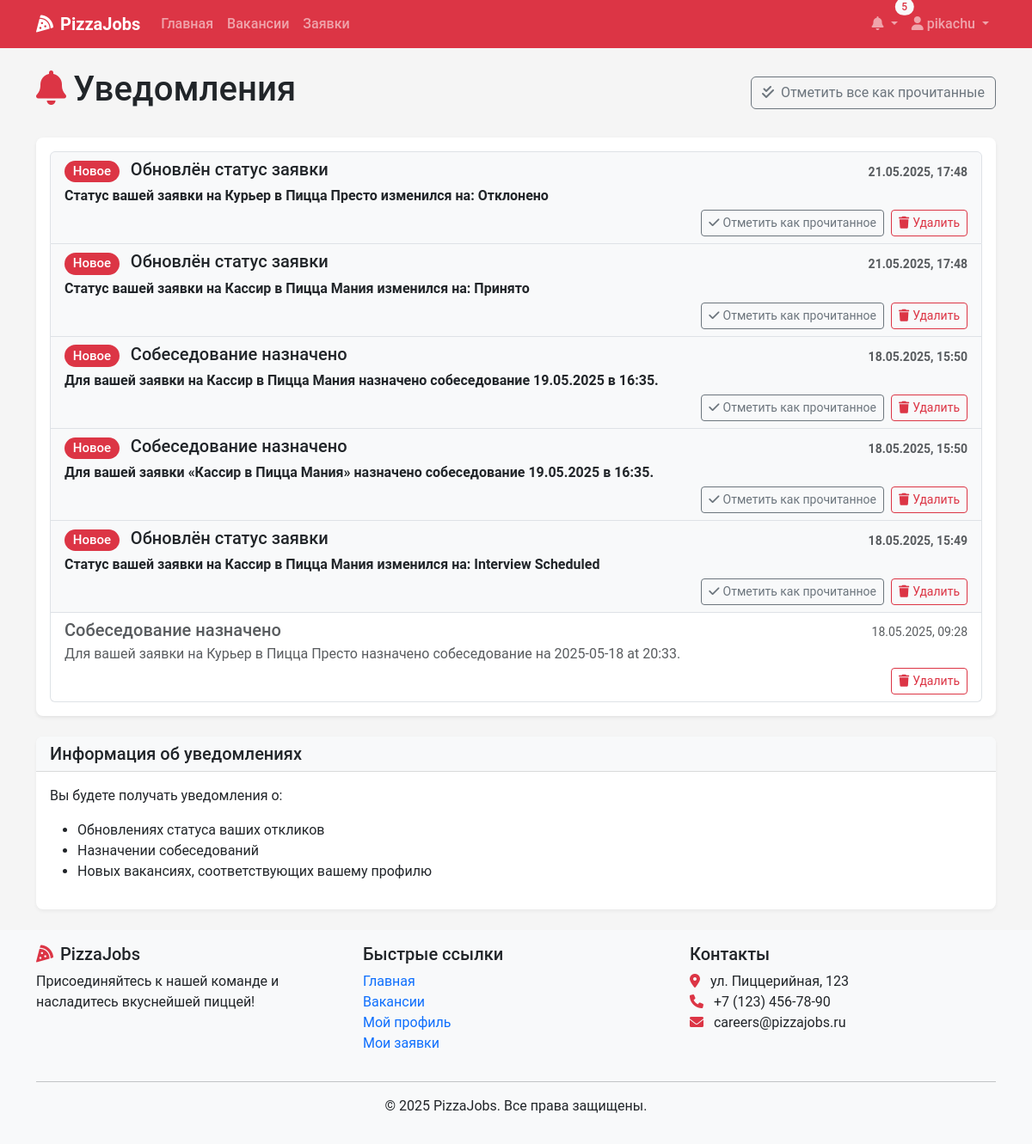
The app's page /notifications/ (signed in), older data.
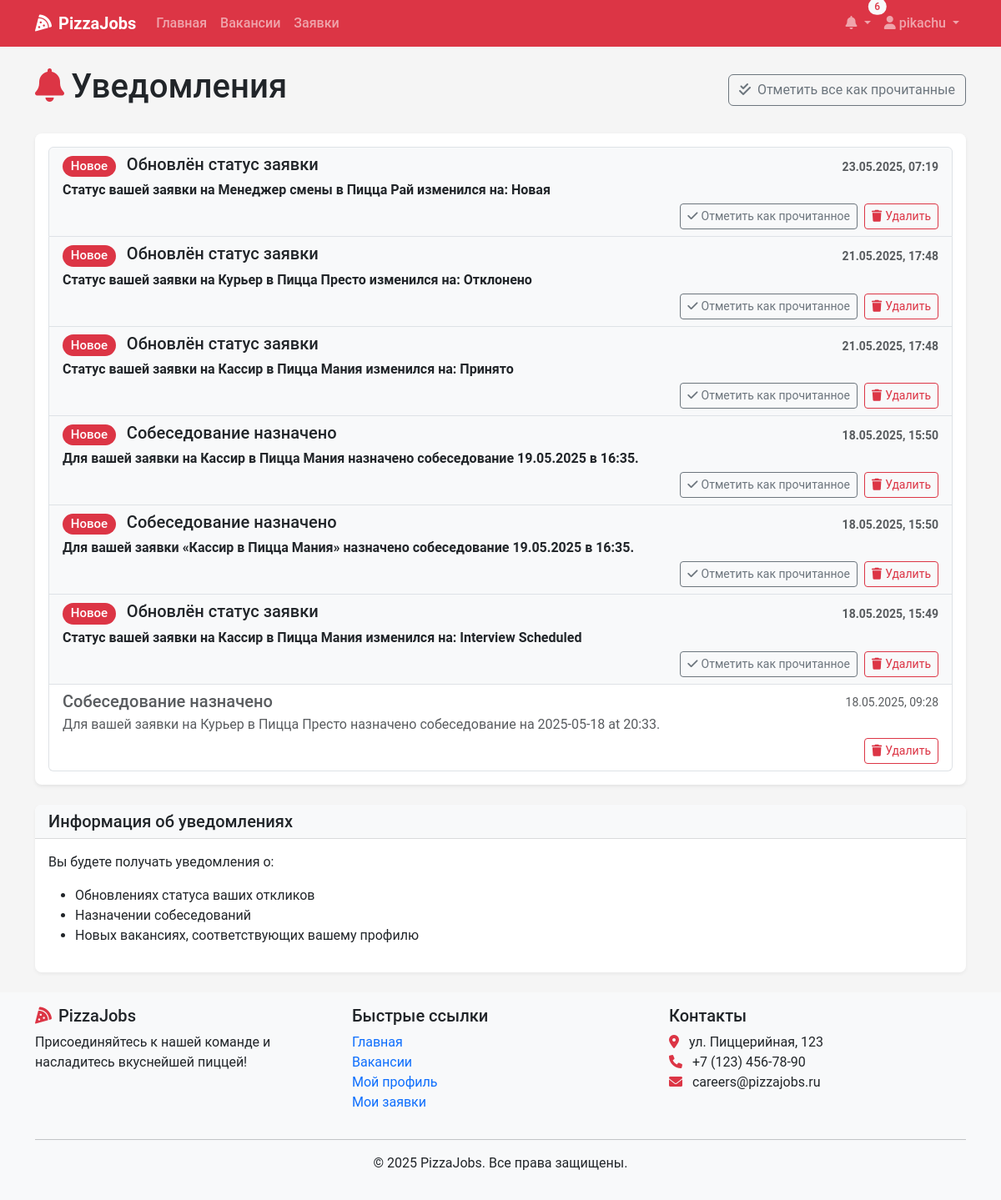
The same page, newer data.
### recruitment/models.py (models this page shows, shortened)
class Notification(models.Model):
    user = models.ForeignKey(User, on_delete=models.CASCADE, related_name='notifications')
    title = models.CharField(max_length=100)
    message = models.TextField()
    read = models.BooleanField(default=False)
    created_at = models.DateTimeField(auto_now_add=True)

### recruitment/views.py (the view, shortened to what this page needs)
# urls.py: path('notifications/', views.notifications, name='notifications'),
@login_required
def notifications(request):
    qs = Notification.objects.filter(user=request.user).order_by('-created_at')
    paginator = Paginator(qs, 20)
    page_obj = paginator.get_page(request.GET.get('page'))
    context = {
        'page_obj': page_obj,
        'unread_count': qs.filter(read=False).count(),
    }
    return render(request, 'notifications/list.html', context)

### recruitment/context_processors.py (called while the page is built)
def notifications_processor(request):
    if request.user.is_authenticated:
        unread_count = Notification.objects.filter(user=request.user, read=False).count()
        latest_notifs = Notification.objects.filter(user=request.user).order_by('-created_at')[:5]
    else:
        unread_count = 0
        latest_notifs = []
    return {
        'unread_count': unread_count,
        'latest_notifications': latest_notifs,
    }

### templates/notifications/list.html (shortened to what this page needs)
{% extends 'base.html' %}
{% block content %}
<div class="container">
    <div class="d-flex justify-content-between align-items-center mb-4">
        <h1><i class="fas fa-bell me-2 text-danger"></i>Уведомления</h1>
        {% if unread_count > 0 %}
        <form method="post" action="{% url 'notifications' %}">
            <button type="submit" name="mark_all_read" value="1" class="btn btn-outline-secondary">
                <i class="fas fa-check-double me-2"></i>Отметить все как прочитанные
            </button>
        </form>
        {% endif %}
    </div>
    <div class="card shadow">
        <div class="card-body">
            {% if page_obj %}
                <div class="list-group">
                    {% for notification in page_obj %}
                        <div class="list-group-item list-group-item-action
                                    {% if not notification.read %}fw-bold bg-light{% else %}bg-white text-muted{% endif %}">
                            <div class="d-flex w-100 justify-content-between align-items-center">
                                <h5 class="mb-1">
                                    {% if not notification.read %}
                                        <span class="badge rounded-pill bg-danger me-2">Новое</span>
                                    {% endif %}
                                    {{ notification.title }}
                                </h5>
                                <small class="text-muted">
                                    {{ notification.created_at|date:"d.m.Y, H:i" }}
                                </small>
                            </div>
                            <p class="mb-1">{{ notification.message }}</p>
                            <div class="d-flex justify-content-end gap-2">
                                {% if not notification.read %}
                                    <form method="post" action="{% url 'notifications' %}" class="d-inline">
                                        <button type="submit" name="mark_read" value="{{ notification.id }}"
                                                class="btn btn-sm btn-outline-secondary">
                                            <i class="fas fa-check me-1"></i>Отметить как прочитанное
                                        </button>
                                    </form>
                                {% endif %}
                                <form method="post" action="{% url 'notifications' %}" class="d-inline">
                                    <button type="submit" name="delete" value="{{ notification.id }}"
                                            class="btn btn-sm btn-outline-danger">
                                        <i class="fas fa-trash me-1"></i>Удалить
                                    </button>
                                </form>
                            </div>
                        </div>
                    {% endfor %}
                </div>
            {% else %}
                <div class="alert alert-info">
                    <i class="fas fa-info-circle me-2"></i>У вас пока нет уведомлений.
                </div>
            {% endif %}
        </div>
    </div>
    <div class="card shadow-sm mt-4">
        <div class="card-header bg-light">
            <h5 class="mb-0">Информация об уведомлениях</h5>
        </div>
        <div class="card-body">
            <p>Вы будете получать уведомления о:</p>
            <ul>
                {% if user.profile.role == 'CANDIDATE' %}
                    <li>Обновлениях статуса ваших откликов</li>
                    <li>Назначении собеседований</li>
                    <li>Новых вакансиях, соответствующих вашему профилю</li>
                {% elif user.profile.role == 'HR_MANAGER' %}
                    <li>Новых откликах на открытые вакансии</li>
                    <li>Подтверждениях собеседований</li>
                    <li>Изменениях статуса откликов со стороны менеджеров ресторанов</li>
                {% elif user.profile.role == 'RESTAURANT_MANAGER' %}
                    <li>Новых откликах на вакансии вашего ресторана</li>
                    <li>Назначениях собеседований</li>
                    <li>Изменениях статуса откликов со стороны HR</li>
                {% endif %}
            </ul>
        </div>
    </div>
</div>
{% endblock %}

### templates/base.html (shortened to what this page needs)
<!DOCTYPE html>
<html lang="ru">
<head>
    <link href="https://cdn.jsdelivr.net/npm/bootstrap@5.3.0-alpha1/dist/css/bootstrap.min.css" rel="stylesheet">
    <link rel="stylesheet" href="https://cdnjs.cloudflare.com/ajax/libs/font-awesome/6.0.0/css/all.min.css">
    <link rel="stylesheet" href="/static/css/main.css">
</head>
<body>
    <nav class="navbar navbar-expand-lg navbar-dark bg-danger sticky-top">
        <div class="container">
            <a class="navbar-brand" href="{% url 'home' %}">
                <i class="fas fa-pizza-slice me-2"></i>PizzaJobs
            </a>
            <div class="collapse navbar-collapse" id="navbarNav">
                <ul class="navbar-nav me-auto">
                    <li class="nav-item">
                        <a class="nav-link" href="{% url 'home' %}">Главная</a>
                    </li>
                    <li class="nav-item">
                        <a class="nav-link" href="{% url 'vacancy_list' %}">Вакансии</a>
                    </li>
                    {% if user.is_authenticated %}
                        <li class="nav-item">
                            <a class="nav-link" href="{% url 'application_list' %}">Заявки</a>
                        </li>
                    {% endif %}
                </ul>
                <ul class="navbar-nav">
                    {% if user.is_authenticated %}
                        <li class="nav-item dropdown">
                            <a class="nav-link dropdown-toggle position-relative" href="#" id="notificationDropdown" role="button" data-bs-toggle="dropdown">
                                <i class="fas fa-bell"></i>
                                {% if unread_count %}
                                    <span class="badge rounded-pill bg-light text-danger position-absolute top-0 start-100 translate-middle">
                                        {{ unread_count }}
                                    </span>
                                {% endif %}
                            </a>
                        </li>
                        <li class="nav-item dropdown">
                            <a class="nav-link dropdown-toggle" href="#" id="userDropdown" role="button" data-bs-toggle="dropdown">
                                <i class="fas fa-user"></i> {{ user.username }}
                            </a>
                        </li>
                    {% endif %}
                </ul>
            </div>
        </div>
    </nav>
    <main class="py-4">
        {% block content %}{% endblock %}
    </main>
    <footer class="footer mt-auto py-3 bg-light">
        <div class="container">
            <div class="row">
                <div class="col-md-4">
                    <h5><i class="fas fa-pizza-slice text-danger me-2"></i>PizzaJobs</h5>
                    <p>Присоединяйтесь к нашей команде и насладитесь вкуснейшей пиццей!</p>
                </div>
                <div class="col-md-4">
                    <h5>Быстрые ссылки</h5>
                    <ul class="list-unstyled">
                        <li><a href="{% url 'home' %}" class="text-decoration-none">Главная</a></li>
                        <li><a href="{% url 'vacancy_list' %}" class="text-decoration-none">Вакансии</a></li>
                        {% if user.is_authenticated %}
                            <li><a href="{% url 'view_profile' %}" class="text-decoration-none">Мой профиль</a></li>
                            <li><a href="{% url 'application_list' %}" class="text-decoration-none">Мои заявки</a></li>
                        {% else %}
                            <li><a href="{% url 'login' %}" class="text-decoration-none">Войти</a></li>
                            <li><a href="{% url 'register' %}" class="text-decoration-none">Регистрация</a></li>
                        {% endif %}
                    </ul>
                </div>
                <div class="col-md-4">
                    <h5>Контакты</h5>
                    <address>
                        <i class="fas fa-map-marker-alt text-danger me-2"></i> ул. Пиццерийная, 123<br>
                        <i class="fas fa-phone text-danger me-2"></i> +7 (123) 456-78-90<br>
                        <i class="fas fa-envelope text-danger me-2"></i> careers@pizzajobs.ru
                    </address>
                </div>
            </div>
            <hr>
            <div class="text-center">
                <p>&copy; 2025 PizzaJobs. Все права защищены.</p>
            </div>
        </div>
    </footer>
</body>
</html>

### static/css/main.css (style rules this page uses)
:root { --pizza-red: #dc3545; --pizza-green: #198754; --pizza-white: #ffffff; --pizza-light: #f8f9fa; --pizza-dark: #212529; --pizza-secondary: #6c757d; }
body { font-family: 'Roboto', 'Segoe UI', Arial, sans-serif; color: var(--pizza-dark); background-color: #f5f5f5; min-height: 100vh; display: flex; flex-direction: column; }
main { flex: 1; }
.card { border-radius: 0.5rem; border: none; overflow: hidden; }
.card-header { border-bottom: 1px solid rgba(0, 0, 0, 0.125); }
.card.shadow { box-shadow: 0 0.125rem 0.25rem rgba(0, 0, 0, 0.075) !important; }
.card.shadow-sm { box-shadow: 0 0.125rem 0.25rem rgba(0, 0, 0, 0.05) !important; }
.navbar-dark.bg-danger { background-color: var(--pizza-red) !important; }
.nav-link { font-weight: 500; }
.navbar-brand { font-weight: 700; }
.footer { background-color: var(--pizza-light); padding: 2rem 0; margin-top: auto; }
.badge { font-weight: 500; padding: 0.35em 0.65em; }
.badge.bg-danger { background-color: #dc3545 !important; }

Row changes from the older to the newer data that the page shows:
added Notification: read "Новое", title "Обновлён статус заявки", created_at "23.05.2025, 07:19", message "Статус вашей заявки на Менеджер смены в Пицца Рай изменился на: Новая", {{ notification.id }} 46 (drawn)
Text that changed along with them:
{{ unread_count }}: "5" → "6"
